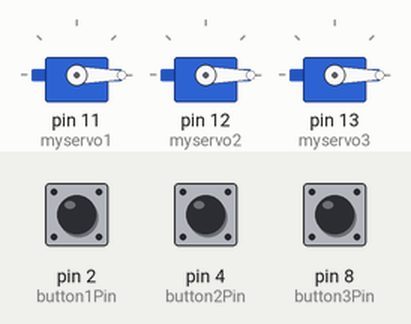
Simulated run of this sketch. Board: Arduino Uno, built with avr-gcc and run on an emulated ATmega328P. Parts: 3 × servo. The test bench sets the inputs (shaded band); at power-on: pin 2 (button1Pin) LOW, pin 4 (button2Pin) LOW, pin 8 (button3Pin) LOW. What the sketch prints to the serial monitor is not drawn.

Above: at 1.2 s.
1.3 s: pin 2 (button1Pin) pulled HIGH for 0.15 s
At 2.4 s:
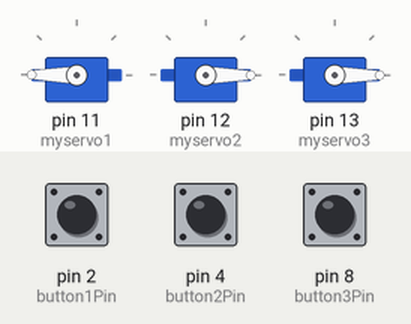
2.9 s: pin 4 (button2Pin) pulled HIGH for 0.15 s
At 3.6 s:
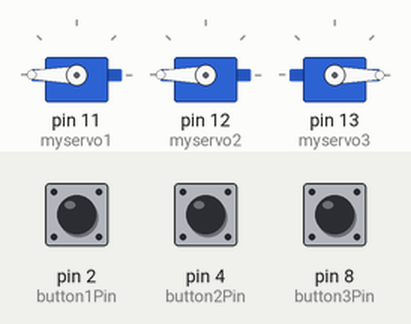
4.5 s: pin 8 (button3Pin) pulled HIGH for 0.15 s
At 4.8 s:
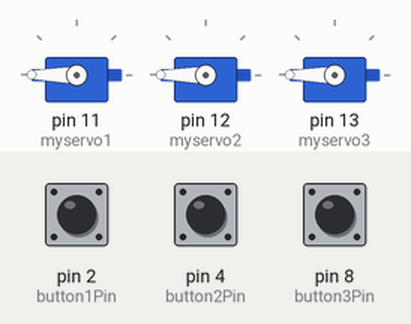
Timing chart, 0 to 7.5 s (numbered marks = the images above; inputs shaded):
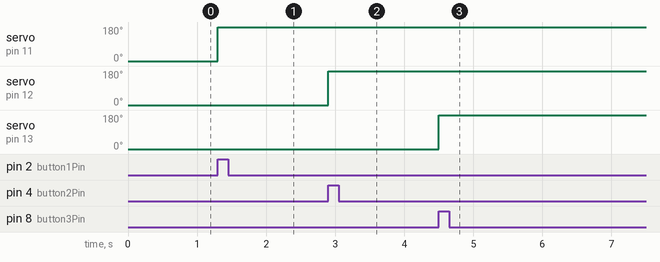

Measured:
- after the input at 1.3 s, servo on pin 11 (myservo1): 0° → 180° at once
- after the input at 2.9 s, servo on pin 12 (myservo2): 0° → 180° at once
- after the input at 4.5 s, servo on pin 13 (myservo3): 0° → 180° at once

The sketch:

OUAA.ino
```cpp
// USES SERVO LIBRARY
#include <Servo.h>

// SERVO VARIABLE
Servo myservo1;
Servo myservo2;
Servo myservo3;
// ASSIGNED PINS FOR EACH BUTTON
const int button1Pin = 2;
const int button2Pin = 4;
const int button3Pin = 8;
// BUTTON STATE VARIABLES
int buttonState1;
int buttonState2;
int buttonState3;
int previousButtonState1 = 0;
int previousButtonState2 = 0;
int previousButtonState3 = 0;

void setup() {
  // SETUP EACH PIN
  pinMode(button1Pin, INPUT);
  pinMode(button2Pin, INPUT);
  pinMode(button3Pin, INPUT);
  // SERIAL BEGIN
  Serial.begin(9600);
  // ATTACH THE SERVO
  myservo1.attach(11);
  myservo2.attach(12);
  myservo3.attach(13);
  // RESETS SERVO
  myservo1.write(0);
  myservo2.write(0);
  myservo3.write(0);
  // RESET READING
  digitalWrite(button1Pin, LOW);
  digitalWrite(button2Pin, LOW);
  digitalWrite(button3Pin, LOW);
}

void loop() {
  // BUTTON 1
  buttonState1 = digitalRead(button1Pin);
  if (buttonState1 != previousButtonState1) {
    if (buttonState1 == HIGH){
    myservo1.write(180);
    Serial.print("Success 1");
    }
    previousButtonState1 = buttonState1;
    }
  // BUTTON 2
  buttonState2 = digitalRead(button2Pin);
  if (buttonState2 != previousButtonState2) {
    if (buttonState2 == HIGH){
    myservo2.write(180);
    Serial.print("Success 2");
    }
   previousButtonState2 = buttonState2;
    }
  // BUTTON 3
 buttonState3 = digitalRead(button3Pin);
  if (buttonState3 != previousButtonState3) {
    if (buttonState3 == HIGH){
    myservo3.write(180);
    Serial.print("Success 3");
    }
   previousButtonState3 = buttonState3;
    }
}
```
